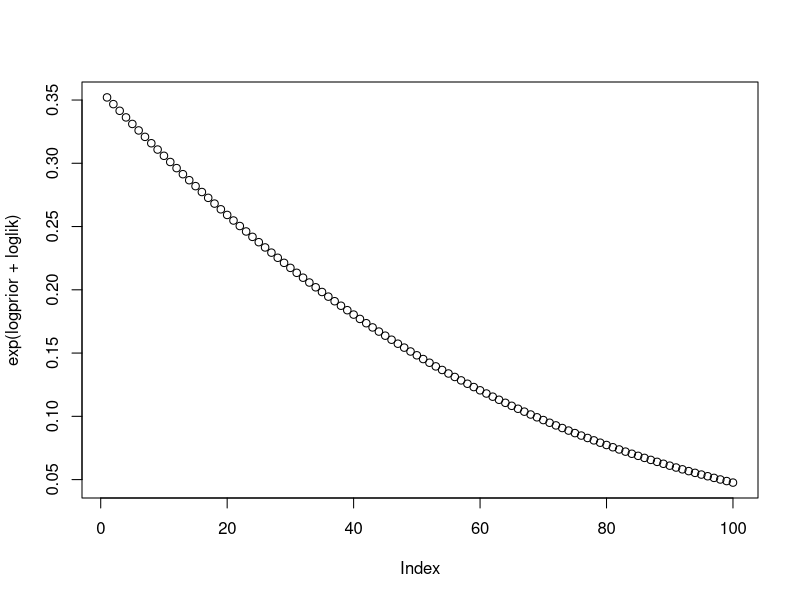
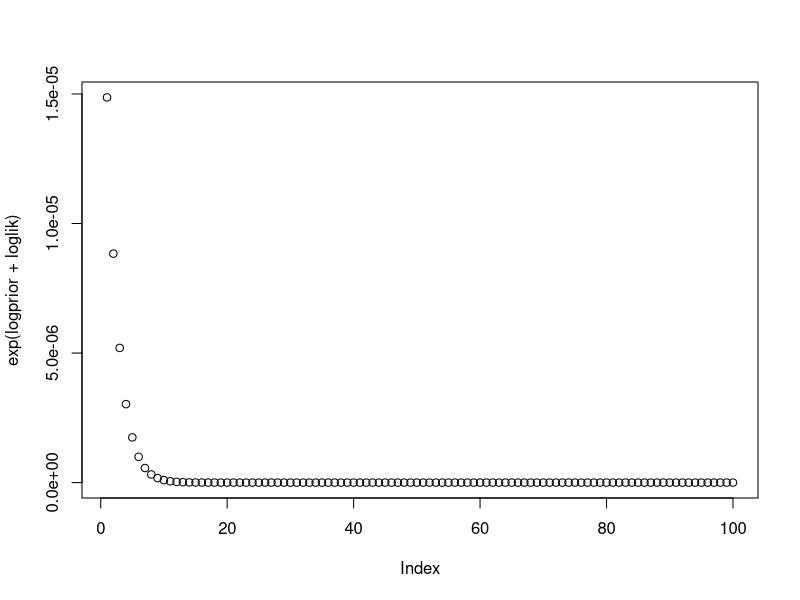
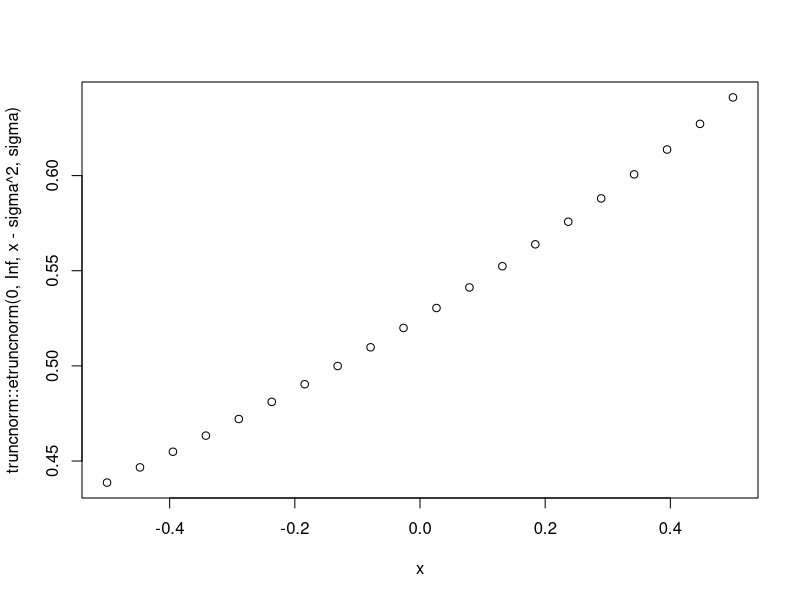
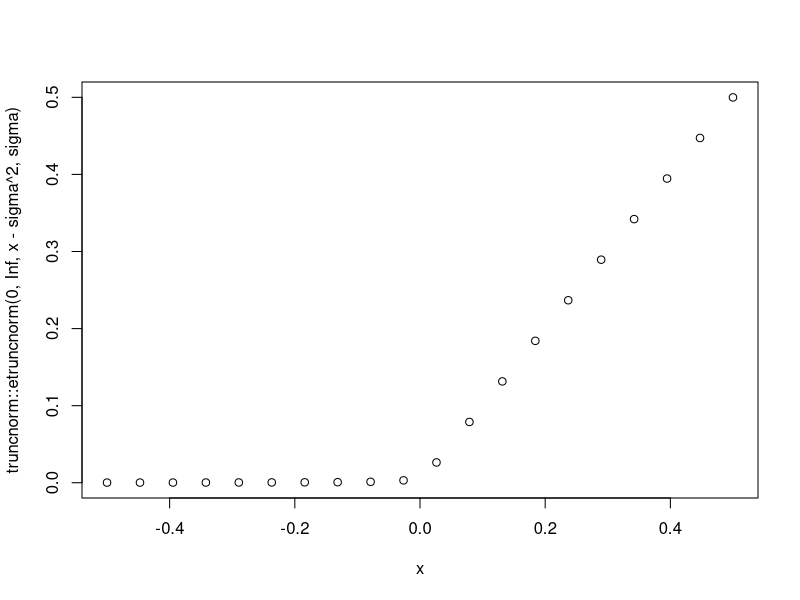
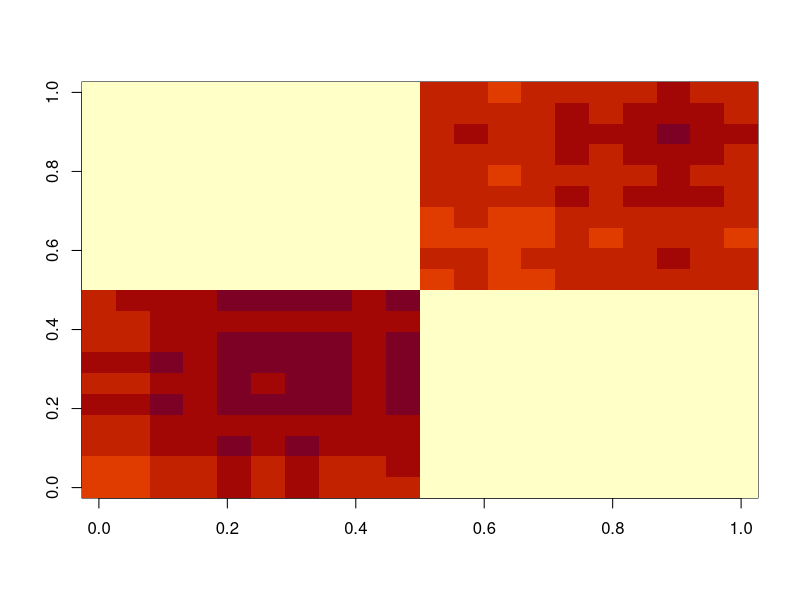
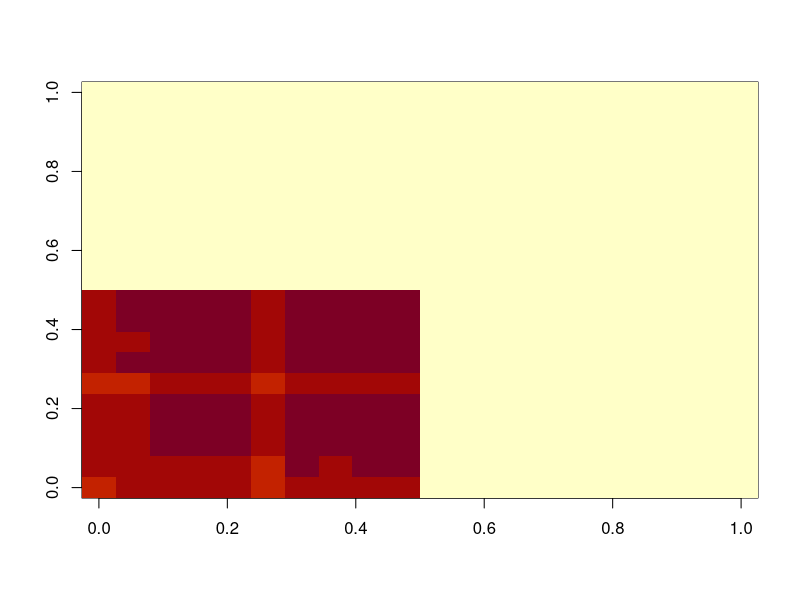
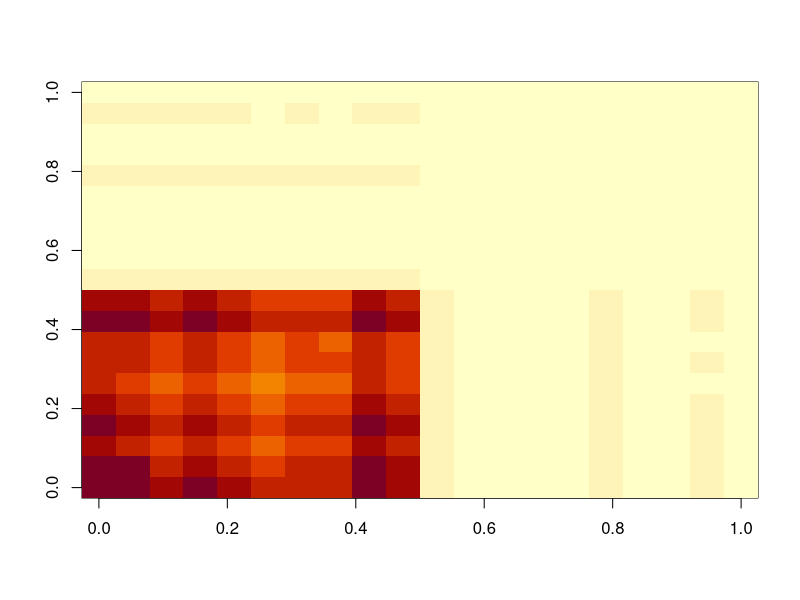
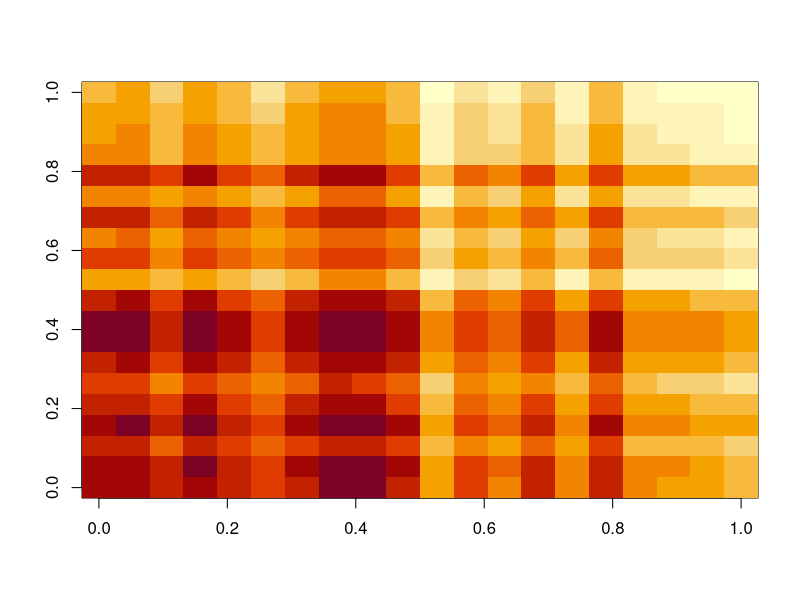

Generate these figures, in order, with R:
## ---- chunk 1
  x=-0.5
  b = seq(0,1,length=100)
  logprior = dexp(b,log=TRUE)
  loglik = dnorm(-0.5,b,sd=1,log=TRUE)
  plot(exp(logprior+loglik))
  
  loglik = dnorm(-0.5,b, sd=0.1, log=TRUE)
  plot(exp(logprior+loglik))
  

  sigma=1  
  x = seq(-0.5,0.5,length=20)
  plot(x,truncnorm::etruncnorm(0,Inf,x-sigma^2,sigma))
  
  sigma=0.01  
  x = seq(-0.5,0.5,length=20)
  plot(x,truncnorm::etruncnorm(0,Inf,x-sigma^2,sigma))
  
  
## ---- chunk 2
set.seed(1)
n = 10
maxiter = 1000
x = cbind(c(rep(1,n),rep(0,n)), c(rep(0,n),rep(1,n)))
E = matrix(0.1*rexp(2*n*2*n),nrow=2*n)
E = E+t(E) #symmetric errors
A = x %*% t(x) + E


## ---- chunk 3
lambda = 1
sigma = 1
b = matrix(0,nrow=nrow(A),ncol=ncol(A))

for(i in 1:maxiter){
  A.svd = svd(A-b)
  M = A.svd$d[1]* A.svd$u[,1] %*% t(A.svd$v[,1])
  M = ifelse(M<0,0,M)
  b = matrix(truncnorm::etruncnorm(a=0,mean= A-M-lambda*sigma^2,sd=sigma),nrow=2*n)
}
image(M)
## ---- chunk 4
lambda = 1
sigma = .1
b = matrix(0,nrow=nrow(A),ncol=ncol(A))

for(i in 1:maxiter){
  A.svd = svd(A-b)
  M = A.svd$d[1]* A.svd$u[,1] %*% t(A.svd$v[,1])
  M = ifelse(M<0,0,M)
  b = matrix(truncnorm::etruncnorm(a=0,mean= A-M-lambda*sigma^2,sd=sigma),nrow=2*n)
}
image(M)
min(A-b)
min(A-A.svd$d[1]* A.svd$u[,1] %*% t(A.svd$v[,1]))
## ---- chunk 5
lambda = 1
sigma = .01
b = matrix(0,nrow=nrow(A),ncol=ncol(A))

for(i in 1:maxiter){
  A.svd = svd(A-b)
  M = A.svd$d[1]* A.svd$u[,1] %*% t(A.svd$v[,1])
  M = ifelse(M<0,0,M)
  b = matrix(truncnorm::etruncnorm(a=0,mean= A-M-lambda*sigma^2,sd=sigma),nrow=2*n)
}
image(M)
min(A-b)
min(A-A.svd$d[1]* A.svd$u[,1] %*% t(A.svd$v[,1]))
## ---- chunk 6
A.svd$u[,1]
## ---- chunk 7
lambda = 100
sigma = 100
b = matrix(0,nrow=nrow(A),ncol=ncol(A))

for(i in 1:maxiter){
  A.svd = svd(A-b)
  M = A.svd$d[1]* A.svd$u[,1] %*% t(A.svd$v[,1])
  M = ifelse(M<0,0,M)
  b = matrix(truncnorm::etruncnorm(a=0,mean= A-M-lambda*sigma^2,sd=sigma),nrow=2*n)
}
image(M)
min(A-b)
min(A-A.svd$d[1]* A.svd$u[,1] %*% t(A.svd$v[,1]))
## ---- chunk 8
# solves the rank 1 symmetric nmf problem by performing niter iterations of the (thresholded) power method
# init should be a list with named element u that is used for initialization
# if not supplied uses svd followed by truncation to initialize u.
symnmf_r1 = function(A,init = NULL, niter=1){
  
  if(is.null(init)){ #initialize by thresholding first singular vector
    A.svd = svd(A)
    u = A.svd$u[,1]  #note that thresholding u and -u give different results, so i try both ways and choose whichever gives the larger value of u'Au
    u0a = ifelse(u<0,0,u)
    if(!all(u0a==0))
      u0a = u0a/sqrt(sum(u0a^2))
     
    u0b = ifelse(u>0,0,-u) #corresponds to using -u instead of u
    if(!all(u0b==0))
      u0b = u0b/sqrt(sum(u0b^2))
    
    fa = t(u0a) %*% A %*% u0a
    fb = t(u0b) %*% A %*% u0b
    
    if(fa>fb)
      u = u0a
    else
      u = u0b
  } 
  else {
    u = init$u
  }
  
  for(i in 1:niter){
    u = A %*% u
    u = ifelse(u<0,0,u)
    u = u/sqrt(sum(u^2))
  }
  
  u = u/sqrt(sum(u^2))
  
  v = (A %*% u)
  v = ifelse(v<0,0,v)
  d = sqrt(sum(v^2))
  v = v/sqrt(sum(v^2))
  return(list(u=u,d=d,v=v))
}

  
B = A-min(A)
temp = symnmf_r1(B)
temp2 = symnmf_r1(A)
## ---- chunk 9
lambda = 1
sigma = 1
b = matrix(0,nrow=nrow(A),ncol=ncol(A))
temp = symnmf_r1(A-b)

for(i in 1:maxiter){
  b = matrix(truncnorm::etruncnorm(a=0,mean= A-temp$d*temp$u %*% t(temp$v)-lambda*sigma^2,sd=sigma),nrow=2*n)
  temp = symnmf_r1(A-b,temp)
}
image(temp$d*temp$u %*% t(temp$v))
min(A- temp$d*temp$u %*% t(temp$v))
hist(A- temp$d*temp$u %*% t(temp$v))
## ---- chunk 10
lambda = 1
sigma = .1
b = matrix(0,nrow=nrow(A),ncol=ncol(A))
temp = symnmf_r1(A-b)

for(i in 1:maxiter){
  b = matrix(truncnorm::etruncnorm(a=0,mean= A-temp$d*temp$u %*% t(temp$v)-lambda*sigma^2,sd=sigma),nrow=2*n)
  temp = symnmf_r1(A-b,temp)
}
image(temp$d*temp$u %*% t(temp$v))
min(A- temp$d*temp$u %*% t(temp$v))
hist(A- temp$d*temp$u %*% t(temp$v))
## ---- chunk 11
lambda = 1
sigma = .01
b = matrix(0,nrow=nrow(A),ncol=ncol(A))
temp = symnmf_r1(A-b)

for(i in 1:maxiter){
  b = matrix(truncnorm::etruncnorm(a=0,mean= A-temp$d*temp$u %*% t(temp$v)-lambda*sigma^2,sd=sigma),nrow=2*n)
  temp = symnmf_r1(A-b,temp)
}
image(temp$d*temp$u %*% t(temp$v))
min(A- temp$d*temp$u %*% t(temp$v))
hist(A- temp$d*temp$u %*% t(temp$v))
plot(A-temp$d * temp$u %*% t(temp$v), b)
## ---- chunk 12
lambda = 100
sigma = 100
b = matrix(0,nrow=nrow(A),ncol=ncol(A))
temp = symnmf_r1(A-b)

for(i in 1:maxiter){
  b = matrix(truncnorm::etruncnorm(a=0,mean= A-temp$d*temp$u %*% t(temp$v)-lambda*sigma^2,sd=sigma),nrow=2*n)
  temp = symnmf_r1(A-b,temp)
}
image(temp$d*temp$u %*% t(temp$v))
min(A- temp$d*temp$u %*% t(temp$v))
hist(A- temp$d*temp$u %*% t(temp$v))
## ---- chunk 13
for(j in 1:10){
  lambda = 1/mean(A-temp$d*temp$u %*% t(temp$v))
  sigma = sd(A-temp$d*temp$u %*% t(temp$v))
  b = matrix(0,nrow=nrow(A),ncol=ncol(A))

  for(i in 1:maxiter){
    temp = symnmf_r1(A-b)
    b = matrix(truncnorm::etruncnorm(a=0,mean= A-temp$d*temp$u %*% t(temp$v)-lambda*sigma^2,sd=sigma),nrow=2*n)
  }
}

image(temp$d*temp$u %*% t(temp$v))
min(A- temp$d*temp$u %*% t(temp$v))
hist(A- temp$d*temp$u %*% t(temp$v))
lambda
sigma
## ---- chunk 14
lambda = 1
sigma = 1
b = matrix(0,nrow=nrow(A),ncol=ncol(A))

for(i in 1:100){
  temp = symnmf_r1(A-b)
  b = matrix(truncnorm::etruncnorm(a=0,mean= A-temp$d*temp$u %*% t(temp$v)-lambda*sigma^2,sd=sigma),nrow=2*n)
  sigma = sigma/1.1
}

image(temp$d*temp$u %*% t(temp$v))
min(A- temp$d*temp$u %*% t(temp$v))
hist(A- temp$d*temp$u %*% t(temp$v))
